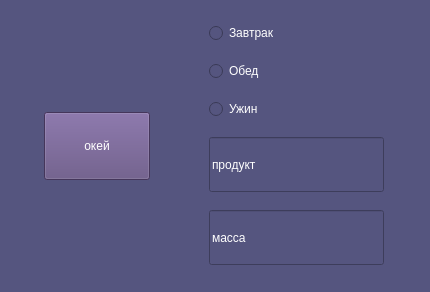
<?xml version="1.0" encoding="UTF-8"?>
<ui version="4.0">
 <class>Form</class>
 <widget class="QWidget" name="Form">
  <property name="geometry">
   <rect>
    <x>0</x>
    <y>0</y>
    <width>430</width>
    <height>292</height>
   </rect>
  </property>
  <property name="maximumSize">
   <size>
    <width>16777201</width>
    <height>16777215</height>
   </size>
  </property>
  <property name="windowTitle">
   <string>Form</string>
  </property>
  <property name="styleSheet">
   <string notr="true">background-color: rgb(85, 85, 127);</string>
  </property>
  <layout class="QHBoxLayout" name="horizontalLayout_2">
   <item>
    <layout class="QHBoxLayout" name="horizontalLayout">
     <item>
      <widget class="QPushButton" name="okey_btn">
       <property name="maximumSize">
        <size>
         <width>106</width>
         <height>68</height>
        </size>
       </property>
       <property name="styleSheet">
        <string notr="true">color: rgb(255, 255, 255);
background-color: rgb(96, 76, 127);</string>
       </property>
       <property name="text">
        <string>окей</string>
       </property>
      </widget>
     </item>
     <item>
      <spacer name="verticalSpacer">
       <property name="orientation">
        <enum>Qt::Vertical</enum>
       </property>
       <property name="sizeHint" stdset="0">
        <size>
         <width>20</width>
         <height>40</height>
        </size>
       </property>
      </spacer>
     </item>
     <item>
      <layout class="QVBoxLayout" name="verticalLayout">
       <item>
        <widget class="QRadioButton" name="radio_br">
         <property name="palette">
          <palette>
           <active>
            <colorrole role="WindowText">
             <brush brushstyle="SolidPattern">
              <color alpha="255">
               <red>255</red>
               <green>255</green>
               <blue>255</blue>
              </color>
             </brush>
            </colorrole>
            <colorrole role="Button">
             <brush brushstyle="SolidPattern">
              <color alpha="255">
               <red>85</red>
               <green>85</green>
               <blue>127</blue>
              </color>
             </brush>
            </colorrole>
            <colorrole role="Base">
             <brush brushstyle="SolidPattern">
              <color alpha="255">
               <red>85</red>
               <green>85</green>
               <blue>127</blue>
              </color>
             </brush>
            </colorrole>
            <colorrole role="Window">
             <brush brushstyle="SolidPattern">
              <color alpha="255">
               <red>85</red>
               <green>85</green>
               <blue>127</blue>
              </color>
             </brush>
            </colorrole>
           </active>
           <inactive>
            <colorrole role="WindowText">
             <brush brushstyle="SolidPattern">
              <color alpha="255">
               <red>255</red>
               <green>255</green>
               <blue>255</blue>
              </color>
             </brush>
            </colorrole>
            <colorrole role="Button">
             <brush brushstyle="SolidPattern">
              <color alpha="255">
               <red>85</red>
               <green>85</green>
               <blue>127</blue>
              </color>
             </brush>
            </colorrole>
            <colorrole role="Base">
             <brush brushstyle="SolidPattern">
              <color alpha="255">
               <red>85</red>
               <green>85</green>
               <blue>127</blue>
              </color>
             </brush>
            </colorrole>
            <colorrole role="Window">
             <brush brushstyle="SolidPattern">
              <color alpha="255">
               <red>85</red>
               <green>85</green>
               <blue>127</blue>
              </color>
             </brush>
            </colorrole>
           </inactive>
           <disabled>
            <colorrole role="WindowText">
             <brush brushstyle="SolidPattern">
              <color alpha="255">
               <red>120</red>
               <green>120</green>
               <blue>120</blue>
              </color>
             </brush>
            </colorrole>
            <colorrole role="Button">
             <brush brushstyle="SolidPattern">
              <color alpha="255">
               <red>85</red>
               <green>85</green>
               <blue>127</blue>
              </color>
             </brush>
            </colorrole>
            <colorrole role="Base">
             <brush brushstyle="SolidPattern">
              <color alpha="255">
               <red>85</red>
               <green>85</green>
               <blue>127</blue>
              </color>
             </brush>
            </colorrole>
            <colorrole role="Window">
             <brush brushstyle="SolidPattern">
              <color alpha="255">
               <red>85</red>
               <green>85</green>
               <blue>127</blue>
              </color>
             </brush>
            </colorrole>
           </disabled>
          </palette>
         </property>
         <property name="text">
          <string>Завтрак</string>
         </property>
        </widget>
       </item>
       <item>
        <widget class="QRadioButton" name="radio_l">
         <property name="palette">
          <palette>
           <active>
            <colorrole role="WindowText">
             <brush brushstyle="SolidPattern">
              <color alpha="255">
               <red>255</red>
               <green>255</green>
               <blue>255</blue>
              </color>
             </brush>
            </colorrole>
            <colorrole role="Button">
             <brush brushstyle="SolidPattern">
              <color alpha="255">
               <red>85</red>
               <green>85</green>
               <blue>127</blue>
              </color>
             </brush>
            </colorrole>
            <colorrole role="Base">
             <brush brushstyle="SolidPattern">
              <color alpha="255">
               <red>85</red>
               <green>85</green>
               <blue>127</blue>
              </color>
             </brush>
            </colorrole>
            <colorrole role="Window">
             <brush brushstyle="SolidPattern">
              <color alpha="255">
               <red>85</red>
               <green>85</green>
               <blue>127</blue>
              </color>
             </brush>
            </colorrole>
           </active>
           <inactive>
            <colorrole role="WindowText">
             <brush brushstyle="SolidPattern">
              <color alpha="255">
               <red>255</red>
               <green>255</green>
               <blue>255</blue>
              </color>
             </brush>
            </colorrole>
            <colorrole role="Button">
             <brush brushstyle="SolidPattern">
              <color alpha="255">
               <red>85</red>
               <green>85</green>
               <blue>127</blue>
              </color>
             </brush>
            </colorrole>
            <colorrole role="Base">
             <brush brushstyle="SolidPattern">
              <color alpha="255">
               <red>85</red>
               <green>85</green>
               <blue>127</blue>
              </color>
             </brush>
            </colorrole>
            <colorrole role="Window">
             <brush brushstyle="SolidPattern">
              <color alpha="255">
               <red>85</red>
               <green>85</green>
               <blue>127</blue>
              </color>
             </brush>
            </colorrole>
           </inactive>
           <disabled>
            <colorrole role="WindowText">
             <brush brushstyle="SolidPattern">
              <color alpha="255">
               <red>120</red>
               <green>120</green>
               <blue>120</blue>
              </color>
             </brush>
            </colorrole>
            <colorrole role="Button">
             <brush brushstyle="SolidPattern">
              <color alpha="255">
               <red>85</red>
               <green>85</green>
               <blue>127</blue>
              </color>
             </brush>
            </colorrole>
            <colorrole role="Base">
             <brush brushstyle="SolidPattern">
              <color alpha="255">
               <red>85</red>
               <green>85</green>
               <blue>127</blue>
              </color>
             </brush>
            </colorrole>
            <colorrole role="Window">
             <brush brushstyle="SolidPattern">
              <color alpha="255">
               <red>85</red>
               <green>85</green>
               <blue>127</blue>
              </color>
             </brush>
            </colorrole>
           </disabled>
          </palette>
         </property>
         <property name="text">
          <string>Обед</string>
         </property>
        </widget>
       </item>
       <item>
        <widget class="QRadioButton" name="radio_d">
         <property name="palette">
          <palette>
           <active>
            <colorrole role="WindowText">
             <brush brushstyle="SolidPattern">
              <color alpha="255">
               <red>255</red>
               <green>255</green>
               <blue>255</blue>
              </color>
             </brush>
            </colorrole>
            <colorrole role="Button">
             <brush brushstyle="SolidPattern">
              <color alpha="255">
               <red>0</red>
               <green>85</green>
               <blue>0</blue>
              </color>
             </brush>
            </colorrole>
            <colorrole role="Light">
             <brush brushstyle="SolidPattern">
              <color alpha="255">
               <red>0</red>
               <green>127</green>
               <blue>0</blue>
              </color>
             </brush>
            </colorrole>
            <colorrole role="Midlight">
             <brush brushstyle="SolidPattern">
              <color alpha="255">
               <red>0</red>
               <green>106</green>
               <blue>0</blue>
              </color>
             </brush>
            </colorrole>
            <colorrole role="Dark">
             <brush brushstyle="SolidPattern">
              <color alpha="255">
               <red>0</red>
               <green>42</green>
               <blue>0</blue>
              </color>
             </brush>
            </colorrole>
            <colorrole role="Mid">
             <brush brushstyle="SolidPattern">
              <color alpha="255">
               <red>0</red>
               <green>56</green>
               <blue>0</blue>
              </color>
             </brush>
            </colorrole>
            <colorrole role="Text">
             <brush brushstyle="SolidPattern">
              <color alpha="255">
               <red>255</red>
               <green>255</green>
               <blue>255</blue>
              </color>
             </brush>
            </colorrole>
            <colorrole role="BrightText">
             <brush brushstyle="SolidPattern">
              <color alpha="255">
               <red>255</red>
               <green>255</green>
               <blue>255</blue>
              </color>
             </brush>
            </colorrole>
            <colorrole role="ButtonText">
             <brush brushstyle="SolidPattern">
              <color alpha="255">
               <red>255</red>
               <green>255</green>
               <blue>255</blue>
              </color>
             </brush>
            </colorrole>
            <colorrole role="Base">
             <brush brushstyle="SolidPattern">
              <color alpha="255">
               <red>0</red>
               <green>0</green>
               <blue>0</blue>
              </color>
             </brush>
            </colorrole>
            <colorrole role="Window">
             <brush brushstyle="SolidPattern">
              <color alpha="255">
               <red>0</red>
               <green>85</green>
               <blue>0</blue>
              </color>
             </brush>
            </colorrole>
            <colorrole role="Shadow">
             <brush brushstyle="SolidPattern">
              <color alpha="255">
               <red>0</red>
               <green>0</green>
               <blue>0</blue>
              </color>
             </brush>
            </colorrole>
            <colorrole role="AlternateBase">
             <brush brushstyle="SolidPattern">
              <color alpha="255">
               <red>0</red>
               <green>42</green>
               <blue>0</blue>
              </color>
             </brush>
            </colorrole>
            <colorrole role="ToolTipBase">
             <brush brushstyle="SolidPattern">
              <color alpha="255">
               <red>255</red>
               <green>255</green>
               <blue>220</blue>
              </color>
             </brush>
            </colorrole>
            <colorrole role="ToolTipText">
             <brush brushstyle="SolidPattern">
              <color alpha="255">
               <red>0</red>
               <green>0</green>
               <blue>0</blue>
              </color>
             </brush>
            </colorrole>
           </active>
           <inactive>
            <colorrole role="WindowText">
             <brush brushstyle="SolidPattern">
              <color alpha="255">
               <red>255</red>
               <green>255</green>
               <blue>255</blue>
              </color>
             </brush>
            </colorrole>
            <colorrole role="Button">
             <brush brushstyle="SolidPattern">
              <color alpha="255">
               <red>0</red>
               <green>85</green>
               <blue>0</blue>
              </color>
             </brush>
            </colorrole>
            <colorrole role="Light">
             <brush brushstyle="SolidPattern">
              <color alpha="255">
               <red>0</red>
               <green>127</green>
               <blue>0</blue>
              </color>
             </brush>
            </colorrole>
            <colorrole role="Midlight">
             <brush brushstyle="SolidPattern">
              <color alpha="255">
               <red>0</red>
               <green>106</green>
               <blue>0</blue>
              </color>
             </brush>
            </colorrole>
            <colorrole role="Dark">
             <brush brushstyle="SolidPattern">
              <color alpha="255">
               <red>0</red>
               <green>42</green>
               <blue>0</blue>
              </color>
             </brush>
            </colorrole>
            <colorrole role="Mid">
             <brush brushstyle="SolidPattern">
              <color alpha="255">
               <red>0</red>
               <green>56</green>
               <blue>0</blue>
              </color>
             </brush>
            </colorrole>
            <colorrole role="Text">
             <brush brushstyle="SolidPattern">
              <color alpha="255">
               <red>255</red>
               <green>255</green>
               <blue>255</blue>
              </color>
             </brush>
            </colorrole>
            <colorrole role="BrightText">
             <brush brushstyle="SolidPattern">
              <color alpha="255">
               <red>255</red>
               <green>255</green>
               <blue>255</blue>
              </color>
             </brush>
            </colorrole>
            <colorrole role="ButtonText">
             <brush brushstyle="SolidPattern">
              <color alpha="255">
               <red>255</red>
               <green>255</green>
               <blue>255</blue>
              </color>
             </brush>
            </colorrole>
            <colorrole role="Base">
             <brush brushstyle="SolidPattern">
              <color alpha="255">
               <red>0</red>
               <green>0</green>
               <blue>0</blue>
              </color>
             </brush>
            </colorrole>
            <colorrole role="Window">
             <brush brushstyle="SolidPattern">
              <color alpha="255">
               <red>0</red>
               <green>85</green>
               <blue>0</blue>
              </color>
             </brush>
            </colorrole>
            <colorrole role="Shadow">
             <brush brushstyle="SolidPattern">
              <color alpha="255">
               <red>0</red>
               <green>0</green>
               <blue>0</blue>
              </color>
             </brush>
            </colorrole>
            <colorrole role="AlternateBase">
             <brush brushstyle="SolidPattern">
              <color alpha="255">
               <red>0</red>
               <green>42</green>
               <blue>0</blue>
              </color>
             </brush>
            </colorrole>
            <colorrole role="ToolTipBase">
             <brush brushstyle="SolidPattern">
              <color alpha="255">
               <red>255</red>
               <green>255</green>
               <blue>220</blue>
              </color>
             </brush>
            </colorrole>
            <colorrole role="ToolTipText">
             <brush brushstyle="SolidPattern">
              <color alpha="255">
               <red>0</red>
               <green>0</green>
               <blue>0</blue>
              </color>
             </brush>
            </colorrole>
           </inactive>
           <disabled>
            <colorrole role="WindowText">
             <brush brushstyle="SolidPattern">
              <color alpha="255">
               <red>0</red>
               <green>42</green>
               <blue>0</blue>
              </color>
             </brush>
            </colorrole>
            <colorrole role="Button">
             <brush brushstyle="SolidPattern">
              <color alpha="255">
               <red>0</red>
               <green>85</green>
               <blue>0</blue>
              </color>
             </brush>
            </colorrole>
            <colorrole role="Light">
             <brush brushstyle="SolidPattern">
              <color alpha="255">
               <red>0</red>
               <green>127</green>
               <blue>0</blue>
              </color>
             </brush>
            </colorrole>
            <colorrole role="Midlight">
             <brush brushstyle="SolidPattern">
              <color alpha="255">
               <red>0</red>
               <green>106</green>
               <blue>0</blue>
              </color>
             </brush>
            </colorrole>
            <colorrole role="Dark">
             <brush brushstyle="SolidPattern">
              <color alpha="255">
               <red>0</red>
               <green>42</green>
               <blue>0</blue>
              </color>
             </brush>
            </colorrole>
            <colorrole role="Mid">
             <brush brushstyle="SolidPattern">
              <color alpha="255">
               <red>0</red>
               <green>56</green>
               <blue>0</blue>
              </color>
             </brush>
            </colorrole>
            <colorrole role="Text">
             <brush brushstyle="SolidPattern">
              <color alpha="255">
               <red>0</red>
               <green>42</green>
               <blue>0</blue>
              </color>
             </brush>
            </colorrole>
            <colorrole role="BrightText">
             <brush brushstyle="SolidPattern">
              <color alpha="255">
               <red>255</red>
               <green>255</green>
               <blue>255</blue>
              </color>
             </brush>
            </colorrole>
            <colorrole role="ButtonText">
             <brush brushstyle="SolidPattern">
              <color alpha="255">
               <red>0</red>
               <green>42</green>
               <blue>0</blue>
              </color>
             </brush>
            </colorrole>
            <colorrole role="Base">
             <brush brushstyle="SolidPattern">
              <color alpha="255">
               <red>0</red>
               <green>85</green>
               <blue>0</blue>
              </color>
             </brush>
            </colorrole>
            <colorrole role="Window">
             <brush brushstyle="SolidPattern">
              <color alpha="255">
               <red>0</red>
               <green>85</green>
               <blue>0</blue>
              </color>
             </brush>
            </colorrole>
            <colorrole role="Shadow">
             <brush brushstyle="SolidPattern">
              <color alpha="255">
               <red>0</red>
               <green>0</green>
               <blue>0</blue>
              </color>
             </brush>
            </colorrole>
            <colorrole role="AlternateBase">
             <brush brushstyle="SolidPattern">
              <color alpha="255">
               <red>0</red>
               <green>85</green>
               <blue>0</blue>
              </color>
             </brush>
            </colorrole>
            <colorrole role="ToolTipBase">
             <brush brushstyle="SolidPattern">
              <color alpha="255">
               <red>255</red>
               <green>255</green>
               <blue>220</blue>
              </color>
             </brush>
            </colorrole>
            <colorrole role="ToolTipText">
             <brush brushstyle="SolidPattern">
              <color alpha="255">
               <red>0</red>
               <green>0</green>
               <blue>0</blue>
              </color>
             </brush>
            </colorrole>
           </disabled>
          </palette>
         </property>
         <property name="text">
          <string>Ужин</string>
         </property>
        </widget>
       </item>
       <item>
        <widget class="QLineEdit" name="product_lineEdit">
         <property name="maximumSize">
          <size>
           <width>175</width>
           <height>55</height>
          </size>
         </property>
         <property name="styleSheet">
          <string notr="true">color: rgb(255, 255, 255);</string>
         </property>
         <property name="text">
          <string>продукт</string>
         </property>
        </widget>
       </item>
       <item>
        <widget class="QLineEdit" name="weight_lineEdit">
         <property name="maximumSize">
          <size>
           <width>175</width>
           <height>55</height>
          </size>
         </property>
         <property name="styleSheet">
          <string notr="true">color: rgb(255, 255, 255);</string>
         </property>
         <property name="text">
          <string>масса</string>
         </property>
        </widget>
       </item>
      </layout>
     </item>
    </layout>
   </item>
  </layout>
 </widget>
 <resources/>
 <connections/>
</ui>
